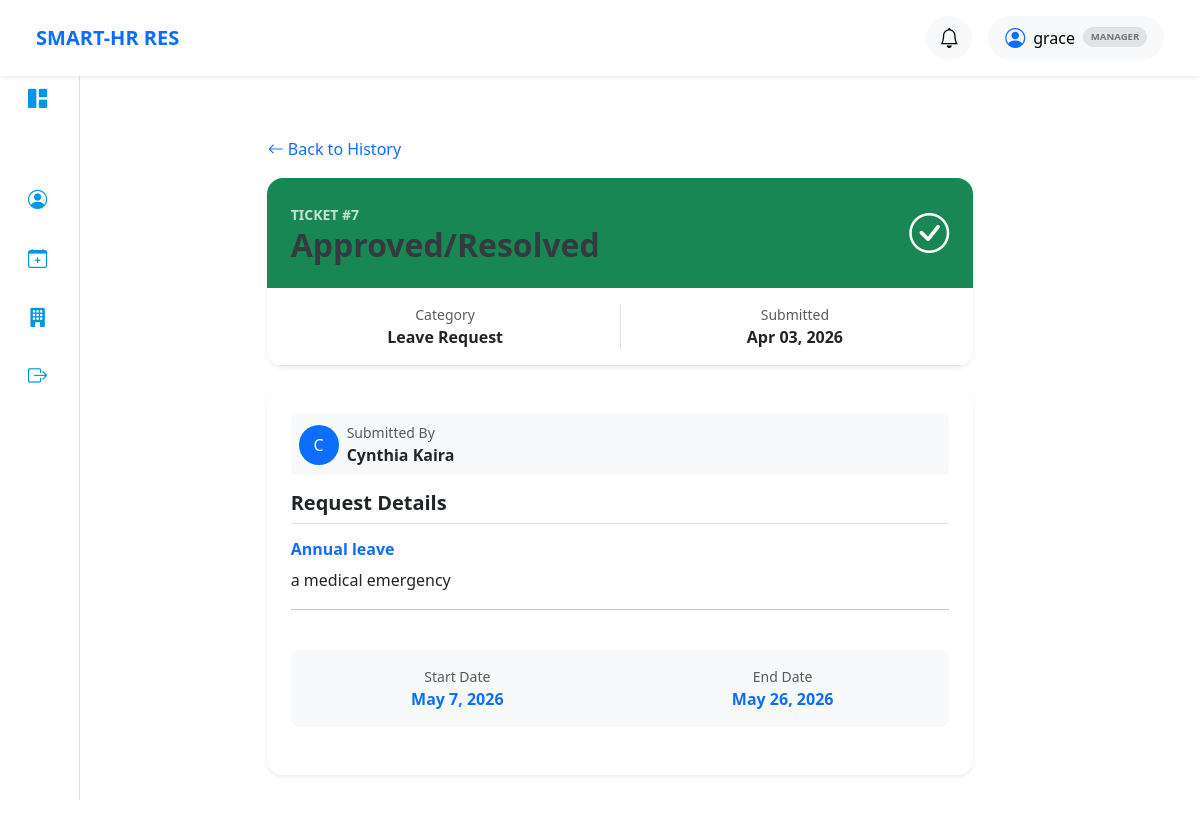
Page /ticket/7/ (signed in) on the committed database.
### core/models.py (models this page shows, shortened)
class CustomUser(AbstractUser):
    ROLE_CHOICES = (
        ('admin', 'HR / Admin'),
        ('manager', 'Department Manager'),
        ('employee', 'Employee'),
    )
    role = models.CharField(
        max_length=10,
        choices=ROLE_CHOICES,
        default='employee'
    )

class Ticket(models.Model):
    employee = models.ForeignKey(Employee, on_delete=models.CASCADE, related_name='tickets')
    category = models.CharField(max_length=20, choices=TICKET_TYPES, default='leave')
    status = models.CharField(max_length=20, choices=TICKET_STATUS, default='pending')
    subject = models.CharField(max_length=200)
    description = models.TextField()
    start_date = models.DateField(null=True, blank=True)
    end_date = models.DateField(null=True, blank=True)
    created_at = models.DateTimeField(auto_now_add=True)
    admin_comment = models.TextField(null=True, blank=True, help_text="Reason for rejection or approval notes")
    is_confidential = models.BooleanField(default=False, help_text="Hide from Department Managers")

class Employee(models.Model):
    user = models.OneToOneField(
        settings.AUTH_USER_MODEL,
        on_delete=models.CASCADE,
        related_name='employee'
    )
    department = models.ForeignKey(
        Department,
        on_delete=models.SET_NULL,
        null=True,
        blank=True,
        related_name='employees'
    )
    position = models.CharField(max_length=200)

### core/views.py (the view)
# urls.py: path('ticket/<int:ticket_id>/', views.ticket_detail, name='ticket_detail'),
@role_required(['admin', 'hr', 'employee', 'manager'])
def ticket_detail(request, ticket_id):
    user = request.user
    if user.role in ['admin', 'hr']:
        ticket = get_object_or_404(Ticket, id=ticket_id)
    elif user.role == 'manager':
        try:
            manager_dept = user.employee.department
            ticket = get_object_or_404(
                Ticket,
                Q(id=ticket_id, employee__department=manager_dept, is_confidential=False) |
                Q(id=ticket_id, employee__user=user) # Personal tickets are always visible
            )
        except Employee.DoesNotExist:
            messages.error(request, "Manager profile not found.")
            return redirect('employee_dashboard')
    else:
        ticket = get_object_or_404(Ticket, id=ticket_id, employee__user=user)
    return render(request, 'core/ticket_detail.html', {'ticket': ticket})

### core/templates/core/ticket_detail.html (shortened to what this page needs)
{% extends 'base.html' %}
{% block content %}
<div class="mb-4">
    {% if user.role == 'employee' or user.role == 'manager' %}
        <a href="{% url 'ticket_list' %}" class="btn btn-outline-secondary btn-sm">
        </a>
    {% else %}
        <a href="{% url 'review_tickets' %}" class="btn btn-outline-secondary btn-sm">
            <i class="bi bi-arrow-left"></i> Back to Review List
        </a>
    {% endif %}
</div>
<div class="container py-5">
    <div class="row justify-content-center">
        <div class="col-md-8">
            <a href="{% url 'ticket_list' %}" class="btn btn-link text-decoration-none mb-3 p-0">
                <i class="bi bi-arrow-left"></i> Back to History
            </a>
            <div class="card border-0 shadow-sm mb-4 rounded-4 overflow-hidden">
                <div class="p-4 {% if ticket.status == 'approved' %}bg-success{% elif ticket.status == 'rejected' %}bg-danger{% else %}bg-warning{% endif %} text-white">
                    <div class="d-flex justify-content-between align-items-center">
                        <div>
                            <span class="text-uppercase small fw-bold opacity-75">Ticket #{{ ticket.id }}</span>
                            <h2 class="mb-0 fw-bold">{{ ticket.get_status_display }}</h2>
                        </div>
                        <i class="bi {% if ticket.status == 'approved' %}bi-check-circle{% elif ticket.status == 'rejected' %}bi-x-circle{% else %}bi-clock-history{% endif %} fs-1"></i>
                    </div>
                </div>
                <div class="card-body bg-white border-bottom">
                    <div class="row text-center">
                        <div class="col border-end">
                            <small class="text-muted d-block">Category</small>
                            <span class="fw-bold">{{ ticket.get_category_display }}</span>
                        </div>
                        <div class="col">
                            <small class="text-muted d-block">Submitted</small>
                            <span class="fw-bold">{{ ticket.created_at|date:"M d, Y" }}</span>
                        </div>
                    </div>
                </div>
            </div>
            <div class="card border-0 shadow-sm rounded-4 p-4 mb-4">
                {% if user.role != 'employee' %}
    <div class="d-flex align-items-center mb-3 bg-light p-2 rounded">
        <div class="avatar-circle me-2 bg-primary text-white d-flex align-items-center justify-content-center" style="width: 40px; height: 40px; border-radius: 50%;">
            {{ ticket.employee.user.username|slice:":1"|upper }}
        </div>
        <div>
            <small class="text-muted d-block">Submitted By</small>
            <span class="fw-bold">{{ ticket.employee.user.get_full_name|default:ticket.employee.user.username }}</span>
        </div>
    </div>
    {% endif %}
                <h5 class="fw-bold mb-3 border-bottom pb-2">Request Details</h5>
                <div class="mb-4">
                    <h6 class="text-primary fw-bold">{{ ticket.subject }}</h6>
                    <p class="text-dark" style="line-height: 1.6;">{{ ticket.description }}</p>
                <hr>
</div>
                {% if ticket.category == 'leave' %}
                <div class="p-3 bg-light rounded-3 mb-4">
                    <div class="row text-center">
                        <div class="col">
                            <small class="text-muted d-block">Start Date</small>
                            <span class="fw-bold text-primary">{{ ticket.start_date }}</span>
                        </div>
                        <div class="col">
                            <small class="text-muted d-block">End Date</small>
                            <span class="fw-bold text-primary">{{ ticket.end_date }}</span>
                        </div>
                    </div>
                </div>
                {% endif %}
            </div>
        </div>
    </div>
</div>
{% endblock %}

### templates/navbar/admin_employee.html (shortened to what this page needs)
{% load static %}
<nav class="navbar navbar-expand-lg navbar-light bg-white shadow-sm px-4 py-3 fixed-top">
    <div class="container-fluid">
        <div class="d-flex align-items-center">
            <span class="navbar-brand fw-bold text-primary me-4">SMART-HR RES</span>
        </div>
        <div class="d-flex align-items-center gap-3 ms-auto">
            <div class="dropdown">
                <button class="btn btn-light rounded-circle position-relative" data-bs-toggle="dropdown">
                    <i class="bi bi-bell fs-5"></i>
                </button>
            </div>
            <div class="dropdown">
                <button class="btn btn-light rounded-pill px-3 d-flex align-items-center" data-bs-toggle="dropdown">
                    <i class="bi bi-person-circle me-2 fs-5 text-primary"></i>
                    <span class="fw-medium">{{ user.first_name }}</span>
                    <span class="badge bg-secondary-subtle text-secondary ms-2 text-uppercase small border" style="font-size: 0.6rem;">
                        {{ user.role }}
                    </span>
                </button>
            </div>
        </div>
    </div>
</nav>

### static/css/custom.css (style rules this page uses)
.card { border: none; border-radius: 12px; box-shadow: 0 4px 14px rgba(0,0,0,0.05); }
.badge { font-size: 0.75rem; padding: 6px 10px; border-radius: 50px; }
h2 { color: #343a40; }
.badge { font-size: 0.8rem; padding: 0.45em 0.7em; }
.btn-sm { font-size: 0.75rem; padding: 0.25rem 0.5rem; }

### rows in the picture
CustomUser: first_name "grace", role "MANAGER"
Ticket: id "7", status "Approved/Resolved", category "Leave Request", created_at "Apr 03, 2026", employee.user.username "C", employee.user.get_full_name "Cynthia Kaira", subject "Annual leave", description "a medical emergency", start_date "May 7, 2026", end_date "May 26, 2026"
